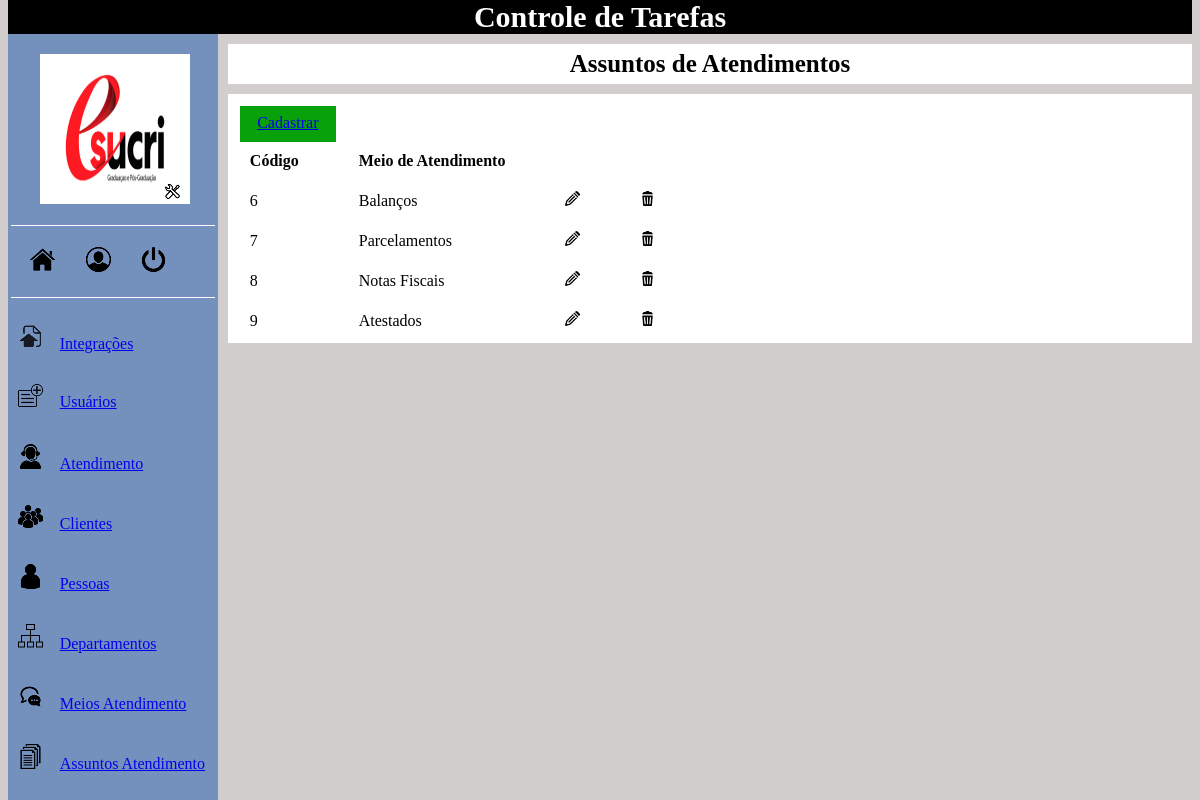
/views/atendimento-assunto-listar.php (signed in), run on the app's committed database.
### tables this page shows
CREATE TABLE `atendimento_assunto` (
  `id` int(11) NOT NULL AUTO_INCREMENT,
  `nome` varchar(70) NOT NULL,
  PRIMARY KEY (`id`)
);

### views/atendimento-assunto-listar.php (the view, shortened to what this page needs)
<?php
    include('../conexao.php');
    include('menu.php');
?>
<!DOCTYPE html>
<html lang="pt-br">
    <head>
        <link rel="stylesheet" href="../styles/estilos.css">
    </head>
	<body>
        <header>
            <div class="header-pagina">Assuntos de Atendimentos</div>
        </header>
        <section class="conteudo">
            <div class="cadastrar">
                <a href="atendimento-assunto-cadastro.php">Cadastrar</a>
            </div>
            <table class="listagem">
                <thead>
                    <tr>
                        <th>Código</th>
                        <th>Meio de Atendimento</th>
                        <th></th>
                        <th></th>
                    </tr>
                </thead>
                <tbody>
                    <?php
                        $sql = 'SELECT * FROM atendimento_assunto ORDER BY id';
                        $query = mysqli_query($conexao, $sql);
                        if(!$query) {
                            echo mysqli_error($conexao);
                        } else {
                            while ($item = mysqli_fetch_array($query, MYSQLI_ASSOC)) {
                    ?>
                    <tr>
                        <td><?php echo $item['id']?></td>
                        <td><?php echo $item['nome']?></td>
                        <td><a href="atendimento-assunto-editar.php?id=<?php echo $item['id']?>"><img src="../assets/editar.png" alt="Editar" title="Editar"></a></td>
                        <td><a href="../controllers/atendimento/atendimento-assunto/atendimento-assunto-excluir.php?id=<?php echo $item['id']?>"><img src="../assets/excluir.png" alt="Excluir" title="Excluir"></a></td>
                    </tr>
                    <?php
                            }
                        }
                    ?>
                </tbody>
            </table>
        </section>
	</body>
</html>

### styles/estilos.css (style rules this page uses)
.conteudo { margin-top: 10px; padding: 1%; margin-left: 220px; background-color: white; }
body { background-color: rgb(210, 206, 206); }
.listagem { border-collapse: collapse; }
th { padding-right: 50px; padding-left: 10px; }
td { padding-right: 50px; padding-top: 20px; padding-left: 10px; }
.cadastrar { width: 80px; height: 20px; margin-bottom: 1%; background-color: rgb(9, 161, 9); text-align: center; padding: 8px; color: white; }
.header-pagina { margin-top: 10px; padding: 0.5%; margin-left: 220px; background-color: white; text-align: center; font-size: 25px; font-weight: bolder; }

### data on the page
atendimento_assunto: id "6", nome "Balanços"
atendimento_assunto: id "7", nome "Parcelamentos"
atendimento_assunto: id "8", nome "Notas Fiscais"
atendimento_assunto: id "9", nome "Atestados"
